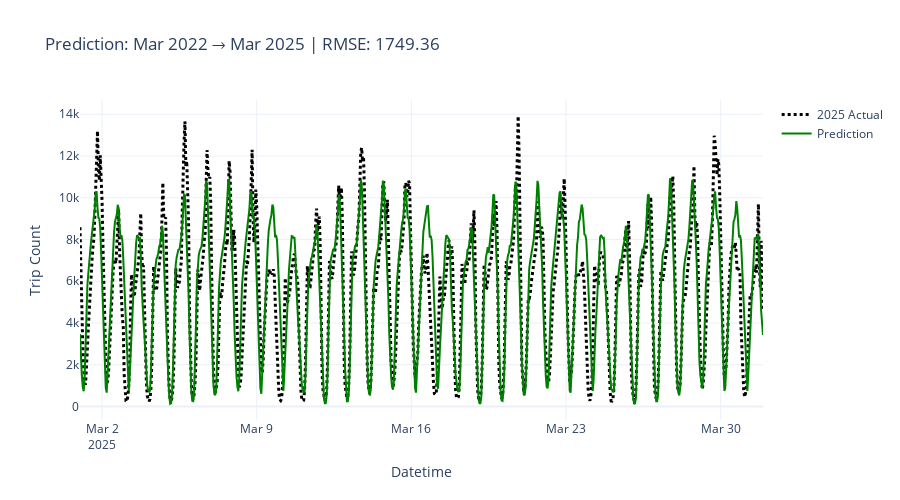
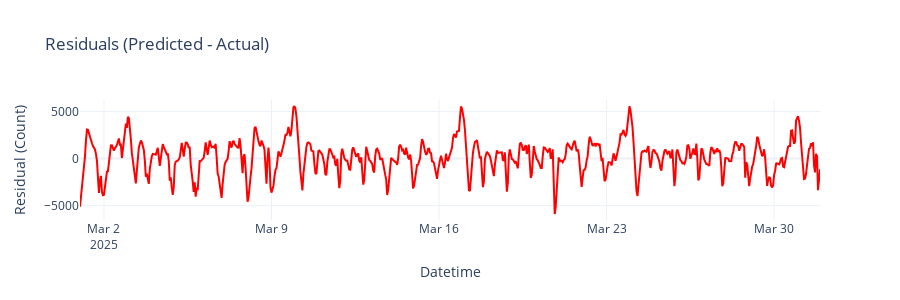

The notebook cell these images were saved under, in order:
### Code cell
final_df, rmse = run_final_march_prediction_datetime_x(march_df, train_yr = '2022', test_yr = '2025', N_day=8, N_week=15, alpha=1.193)

### Figure 1 — Plotly figure (JSON) as saved in the notebook; plotly's stock layout.template omitted (floating-point values rounded to 4 significant figures; data arrays with more than 128 entries replaced by an {"elided": "..."} marker saying what was removed)
{"data": [{"line": {"color": "black", "dash": "dot", "width": 3}, "mode": "lines", "name": "2025 Actual", "type": "scatter", "x": {"elided": "743 str values"}, "y": {"elided": "743 int values"}}, {"line": {"color": "green"}, "mode": "lines", "name": "Prediction", "type": "scatter", "x": {"elided": "743 str values"}, "y": {"elided": "743 float values"}}], "layout": {"height": 500, "title": {"text": "Prediction: Mar 2022 → Mar 2025 | RMSE: 1749.36"}, "xaxis": {"title": {"text": "Datetime"}}, "yaxis": {"title": {"text": "Trip Count"}}}}

### Figure 2 — Plotly figure (JSON) as saved in the notebook; plotly's stock layout.template omitted (floating-point values rounded to 4 significant figures; data arrays with more than 128 entries replaced by an {"elided": "..."} marker saying what was removed)
{"data": [{"line": {"color": "red"}, "mode": "lines", "name": "Residuals", "type": "scatter", "x": {"elided": "743 str values"}, "y": {"elided": "743 float values"}}], "layout": {"height": 300, "title": {"text": "Residuals (Predicted - Actual)"}, "xaxis": {"title": {"text": "Datetime"}}, "yaxis": {"title": {"text": "Residual (Count)"}}}}
